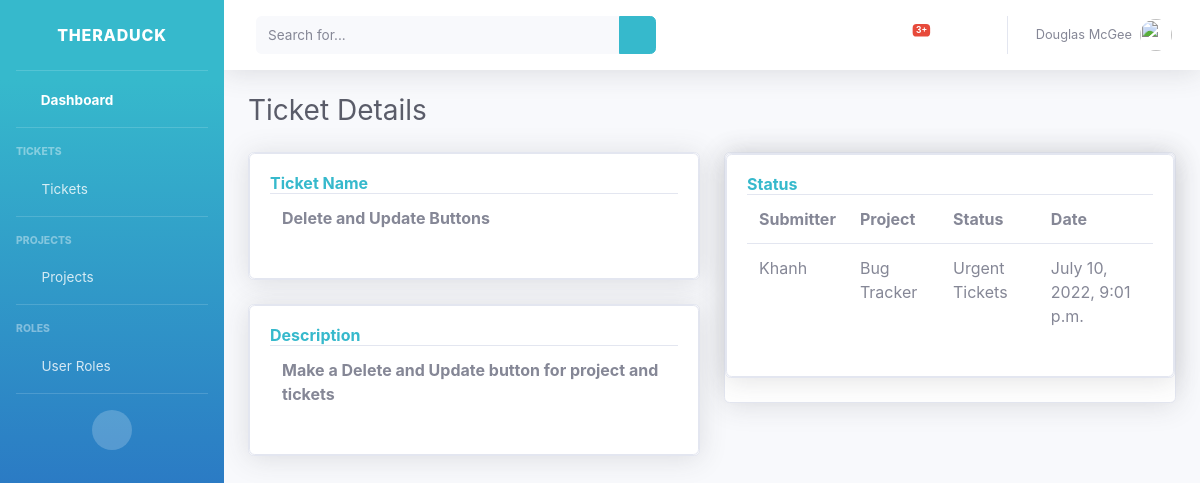
The page /ticket_details/10/ on the database its author committed.
### accounts/models.py (models this page shows, shortened)
class Ticket(models.Model):
    name = models.CharField(max_length=500, null=True)
    description = models.CharField(max_length=500, null=True)
    STATUS = (
            ('New Tickets', 'New Tickets'),
            ('In Progress', 'In Progress'),
            ('Urgent Tickets', 'Urgent Tickets'),
            ('Resolved', 'Resolved'),
                )
    member = models.ForeignKey(Member, null=True, on_delete=models.SET_NULL)
    project = models.ForeignKey(Project, null=True, on_delete=models.SET_NULL)
    status = models.CharField(max_length=500, null=True, choices=STATUS)
    date_created = models.DateTimeField(auto_now_add=True, null=True)

class Member(models.Model):
    name = models.CharField(max_length=500, null=True)
    ROLE = (
            ('Admin', 'Admin'),
            ('Developer', 'Developer'),
            ('Project Manager', 'Project Manager'),
            ('Submitter', 'Submitter'),
                )
    role = models.CharField(max_length=500, null=True, choices=ROLE)
    def __str__(self):
        return self.name

class Project(models.Model):
    name = models.CharField(max_length=500, null=True)
    description = models.CharField(max_length=500, null=True)
    STATUS = (
            ('New Project', 'New Project'),
            ('In Progress', 'In Progress'),
            ('Finished', 'Finished'),
                )
    member = models.ForeignKey(Member, null=True, on_delete=models.SET_NULL)
    status = models.CharField(max_length=500, null=True, choices=STATUS)
    date_created = models.DateTimeField(auto_now_add=True, null=True)
    def __str__(self):
        return self.name

### accounts/views.py (the view)
# urls.py: path('ticket_details/<str:pk>/', views.ticket_details, name="ticket_details"),
def ticket_details(request, pk):
    ticket_details = Ticket.objects.get(id=pk)
    context = {'ticket_details': ticket_details,}
    return render(request, 'accounts/ticket_details.html', context)

### accounts/templates/accounts/ticket_details.html (shortened to what this page needs)
{% load static %}
<!DOCTYPE html>
<html lang="en">
<head>
    <link href="{% static 'vendor/fontawesome-free/css/all.min.css' %}" rel="stylesheet" type="text/css">
    <link href="{% static 'css/sb-admin-2.min.css' %}" rel="stylesheet">
</head>
<body id="page-top">
    <div id="wrapper">
            {% include 'accounts/sidebar.html' %}
                <div id="content-wrapper" class="d-flex flex-column">
                    <div id="content">
                {% include 'accounts/topbar.html' %}
                <div class="container-fluid">
                    <h1 class="h3 mb-4 text-gray-800">Ticket Details</h1>
                    <div class="row">
                        <div class="col-lg-6">
                            <div class="card shadow mb-4">
                                <div class="card card-body">
                                    <h6 class="m-0 font-weight-bold text-primary">Ticket Name</h6>
                                    <table class="table">
                                        <tr>
                                            <th>{{ticket_details.name}}</th>
                                        </tr>
                                    </table>
                                </div>
                            </div>
                            <div class="card shadow mb-4">
                                <div class="card card-body">
                                    <h6 class="m-0 font-weight-bold text-primary">Description</h6>
                                    <table class="table">
                                        <tr>
                                            <th>{{ticket_details.description}}</th>
                                        </tr>
                                    </table>
                                </div>
                            </div>
                        </div>
                        <div class="col-lg-6">
                            <div class="card shadow mb-4">
                                <div class="card shadow mb-4">
                                    <div class="card card-body">
                                        <h6 class="m-0 font-weight-bold text-primary">Status</h6>
                                        <table class="table">
                                            <tr>
                                                <th>Submitter</th>
                                                <th>Project</th>
                                                <th>Status</th>
                                                <th>Date</th>
                                            </tr>
                                            <tr>
                                                <td>{{ticket_details.member}}</td>
                                                <td>{{ticket_details.project}}</td>
                                                <td>{{ticket_details.status}}</td>
                                                <td>{{ticket_details.date_created}}</td>
                                            </tr>
                                        </table>
                                    </div>
                                </div>
                            </div>
                        </div>
                    </div>
                </div>
    </div>
</body>
</html>

### rows shown on the page
Ticket: name "Delete and Update Buttons", description "Make a Delete and Update button for project and tickets", member "Khanh", project "Bug Tracker", status "Urgent Tickets", date_created "July 10, 2022, 9:01 p.m."
